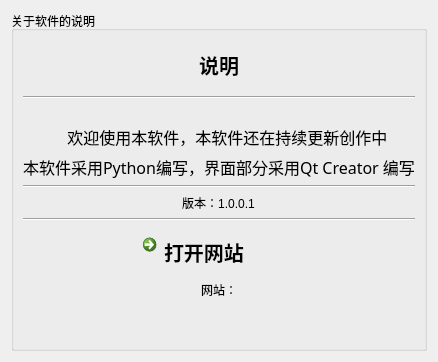
           <widget class="QWidget" name="AboutPage">
            <attribute name="icon">
             <iconset theme="help-about"/>
            </attribute>
            <attribute name="title">
             <string>关于本软件</string>
            </attribute>
            <layout class="QVBoxLayout" name="verticalLayout_6">
             <item>
              <widget class="QGroupBox" name="groupBox_7">
               <property name="styleSheet">
                <string notr="true"/>
               </property>
               <property name="title">
                <string>关于软件的说明</string>
               </property>
               <layout class="QVBoxLayout" name="verticalLayout_20">
                <item>
                 <layout class="QVBoxLayout" name="verticalLayout_21">
                  <item>
                   <layout class="QVBoxLayout" name="verticalLayout_7" stretch="1,0,0,0,0,0,3,0,0,6">
                    <item alignment="Qt::AlignHCenter">
                     <widget class="QLabel" name="label_103">
                      <property name="sizePolicy">
                       <sizepolicy hsizetype="Preferred" vsizetype="Preferred">
                        <horstretch>0</horstretch>
                        <verstretch>0</verstretch>
                       </sizepolicy>
                      </property>
                      <property name="minimumSize">
                       <size>
                        <width>200</width>
                        <height>50</height>
                       </size>
                      </property>
                      <property name="maximumSize">
                       <size>
                        <width>200</width>
                        <height>50</height>
                       </size>
                      </property>
                      <property name="font">
                       <font>
                        <family>仿宋</family>
                        <pointsize>15</pointsize>
                        <bold>true</bold>
                       </font>
                      </property>
                      <property name="text">
                       <string>说明</string>
                      </property>
                      <property name="textFormat">
                       <enum>Qt::PlainText</enum>
                      </property>
                      <property name="alignment">
                       <set>Qt::AlignCenter</set>
                      </property>
                     </widget>
                    </item>
                    <item>
                     <widget class="Line" name="line_15">
                      <property name="orientation">
                       <enum>Qt::Horizontal</enum>
                      </property>
                     </widget>
                    </item>
                    <item alignment="Qt::AlignHCenter">
                     <widget class="QLabel" name="label_122">
                      <property name="sizePolicy">
                       <sizepolicy hsizetype="Expanding" vsizetype="Expanding">
                        <horstretch>0</horstretch>
                        <verstretch>0</verstretch>
                       </sizepolicy>
                      </property>
                      <property name="maximumSize">
                       <size>
                        <width>200</width>
                        <height>120</height>
                       </size>
                      </property>
                      <property name="text">
                       <string/>
                      </property>
                      <property name="pixmap">
                       <pixmap resource="resources.qrc">:/prefix1/airship.png</pixmap>
                      </property>
                      <property name="scaledContents">
                       <bool>true</bool>
                      </property>
                      <property name="alignment">
                       <set>Qt::AlignCenter</set>
                      </property>
                      <property name="margin">
                       <number>5</number>
                      </property>
                     </widget>
                    </item>
                    <item>
                     <widget class="QLabel" name="label_107">
                      <property name="font">
                       <font>
                        <family>Microsoft YaHei</family>
                        <pointsize>12</pointsize>
                       </font>
                      </property>
                      <property name="text">
                       <string>    欢迎使用本软件，本软件还在持续更新创作中</string>
                      </property>
                      <property name="alignment">
                       <set>Qt::AlignCenter</set>
                      </property>
                      <property name="margin">
                       <number>5</number>
                      </property>
                     </widget>
                    </item>
                    <item>
                     <widget class="QLabel" name="label_120">
                      <property name="font">
                       <font>
                        <family>Microsoft YaHei</family>
                        <pointsize>12</pointsize>
                       </font>
                      </property>
                      <property name="text">
                       <string>本软件采用Python编写，界面部分采用Qt Creator 编写</string>
                      </property>
                      <property name="alignment">
                       <set>Qt::AlignCenter</set>
                      </property>
                      <property name="margin">
                       <number>5</number>
                      </property>
                     </widget>
                    </item>
                    <item>
                     <widget class="Line" name="line_14">
                      <property name="orientation">
                       <enum>Qt::Horizontal</enum>
                      </property>
                     </widget>
                    </item>
                    <item alignment="Qt::AlignHCenter">
                     <widget class="QLabel" name="label_106">
                      <property name="text">
                       <string>版本：1.0.0.1</string>
                      </property>
                      <property name="alignment">
                       <set>Qt::AlignCenter</set>
                      </property>
                     </widget>
                    </item>
                    <item>
                     <widget class="Line" name="line_16">
                      <property name="orientation">
                       <enum>Qt::Horizontal</enum>
                      </property>
                     </widget>
                    </item>
                    <item alignment="Qt::AlignHCenter">
                     <widget class="QCommandLinkButton" name="AboutCommandLinkButton">
                      <property name="font">
                       <font>
                        <family>Microsoft YaHei</family>
                        <pointsize>15</pointsize>
                       </font>
                      </property>
                      <property name="layoutDirection">
                       <enum>Qt::LeftToRight</enum>
                      </property>
                      <property name="styleSheet">
                       <string notr="true">background-color: rgb(220, 252, 255);</string>
                      </property>
                      <property name="text">
                       <string>打开网站</string>
                      </property>
                      <property name="iconSize">
                       <size>
                        <width>40</width>
                        <height>40</height>
                       </size>
                      </property>
                     </widget>
                    </item>
                    <item>
                     <widget class="QLabel" name="label_3">
                      <property name="maximumSize">
                       <size>
                        <width>16777215</width>
                        <height>150</height>
                       </size>
                      </property>
                      <property name="text">
                       <string>网站：</string>
                      </property>
                      <property name="alignment">
                       <set>Qt::AlignCenter</set>
                      </property>
                     </widget>
                    </item>
                   </layout>
                  </item>
                 </layout>
                </item>
                <item>
                 <spacer name="verticalSpacer_6">
                  <property name="orientation">
                   <enum>Qt::Vertical</enum>
                  </property>
                  <property name="sizeHint" stdset="0">
                   <size>
                    <width>20</width>
                    <height>40</height>
                   </size>
                  </property>
                 </spacer>
                </item>
               </layout>
              </widget>
             </item>
            </layout>
           </widget>
